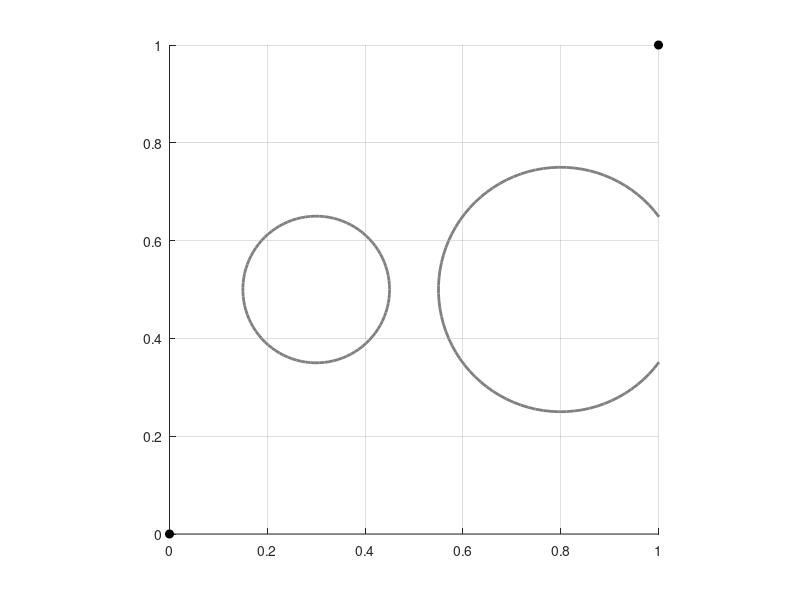

The MATLAB script that drew this image: (Note: this script raises an error after producing the figure.)

clear
close all

% Start and goal environments
theta_start= [0; 0];
theta_goal = [1; 1];

% Modified obstacle positions and sizes
obs_c21 = [0.3; 0.5];  % Shifted first obstacle closer to the second
obs_r21 = 0.15;        % Slightly increased radius
obs_c22 = [0.8; 0.5];  % Shifted second obstacle closer to the first
obs_r22 = 0.25;        % Slightly increased radius

% Visualize the environment
figure
grid on
hold on
axis([0, 1, 0, 1])
axis equal
viscircles(obs_c21', obs_r21, 'Color', [0.5, 0.5, 0.5]);
viscircles(obs_c22', obs_r22, 'Color', [0.5, 0.5, 0.5]);
plot(0, 0, 'ko', 'MarkerFaceColor', 'k');
plot(1, 1, 'ko', 'MarkerFaceColor', 'k');

% Setting the variables
alpha= 0.01;
epsilon = 0.1;
delta= 0.01;

% Initial trajectory
theta(:,1) = theta_start;
t=1;
del_Unet=1;

while norm(del_Unet) > epsilon
    del_Ux= U_theta(theta(:,t) + [delta;0]);
    del_Uy= U_theta(theta(:,t)+ [0;delta]);
    del_U= U_theta(theta(:,t));

    del_Unet=[del_Ux-del_U; del_Uy-del_U]/delta;

    theta(:,t+1)= theta(:,t)- alpha*del_Unet;
    t=t+1;
end


grid on
hold on
axis equal
plot(theta(1,:), theta(2,:), 'o-',...
    'Color', [1, 0.5, 0], 'LineWidth', 2);



function U = U_theta(theta) 
    beta=2;
    gamma=1;
    theta_goal = [1; 1];
    % Modified obstacle positions and sizes
    obs_c21 = [0.3; 0.5];  % Update obstacle parameters
    obs_r21 = 0.15;
    obs_c22 = [0.6; 0.5];
    obs_r22 = 0.25;

    Urep1=0;
    Urep2=0;

    Uatt=0.5*beta*norm(theta_goal-theta)^2;    

    if norm(obs_c21-theta)<= obs_r21
        Urep1=0.5* gamma*((1/norm(obs_c21-theta))- (1/obs_r21))^2;
    end
    if norm(obs_c22-theta)<= obs_r22
        Urep2= 0.5*gamma*((1/norm(obs_c22-theta))- (1/obs_r22))^2;
    end

    Urep= Urep1+ Urep2;
    disp(Urep);
    U= Uatt + Urep;
end

% In this modification, the obstacles are placed closer to each other, potentially creating a narrow corridor that the drone might 
% not be able to navigate due to the combined repulsive forces. This setup can result in the planner getting stuck in a local minimum, 
% where the drone is unable to progress towards the goal. Thus, we place a local minimim in between the start and goal.  Gradient descent 
% can only climb "down" so if it's surrounded by high gradients, it can't escape.
